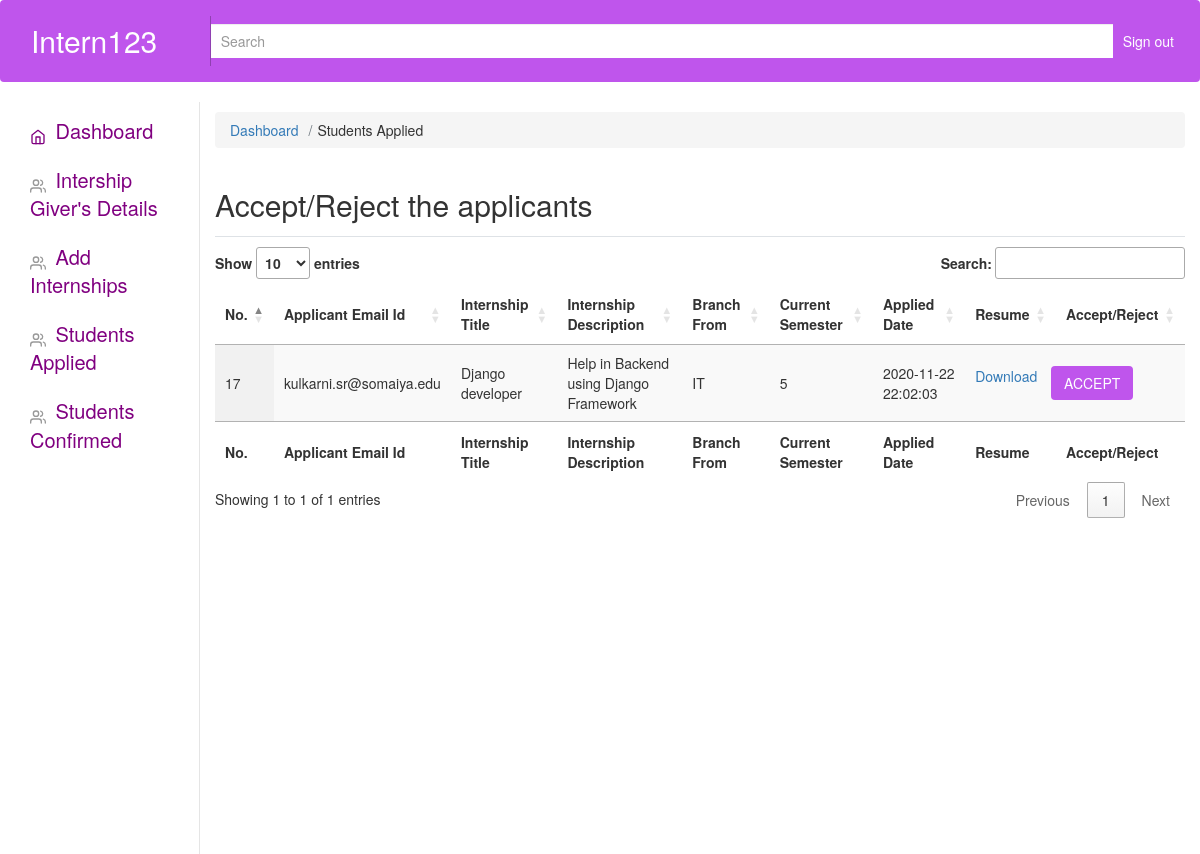
/teacher/students_applied.php (signed in), run on the app's committed database.
### tables this page shows
CREATE TABLE `internship_apply` (
  `apply_id` int(11) NOT NULL,
  `fname` text NOT NULL,
  `lname` text NOT NULL,
  `sem` text NOT NULL,
  `file` varchar(100) NOT NULL,
  `int_id` int(11) NOT NULL,
  `applicant_email` text NOT NULL,
  `date_applied` datetime NOT NULL DEFAULT current_timestamp(),
  `status` enum('NA','Accept','Reject') NOT NULL
);

CREATE TABLE `all_internships` (
  `id` int(255) NOT NULL,
  `email_id` text NOT NULL,
  `internship_title` text NOT NULL,
  `des` text NOT NULL,
  `branch` text NOT NULL,
  `apply_date` date NOT NULL
);

CREATE TABLE `signin_data` (
  `fname` varchar(30) NOT NULL,
  `lname` varchar(30) NOT NULL,
  `username` varchar(20) NOT NULL,
  `userpass` varchar(8) NOT NULL,
  `branch` varchar(20) NOT NULL,
  `rollnum` varchar(7) NOT NULL,
  `dob` date NOT NULL,
  `email` varchar(50) NOT NULL,
  `pno` int(11) NOT NULL,
  `gender` varchar(20) NOT NULL,
  `address` varchar(50) NOT NULL,
  `num_of_internships` int(11) NOT NULL DEFAULT 0
);

### teacher/students_applied.php (the view, shortened to what this page needs)
<?php include('include/header.php');   ?>
<?php include('include/sidebar.php');   ?>
        <main role="main" class="col-md-9 ml-sm-auto col-lg-10 pt-3 px-4">
        <nav aria-label="breadcrumb">
                 <ol class="breadcrumb">
                 <li class="breadcrumb-item"><a href="admindashboard.php">Dashboard</a></li>
                 <li class="breadcrumb-item"><a href="#"></a>Students Applied</li>
                 </ol>
               </nav>
          <div class="d-flex justify-content-between flex-wrap flex-md-nowrap align-items-center pb-2 mb-3 border-bottom">
          <h1 class="h2">Accept/Reject the applicants</h1>
          </div>
    <table id="example" class="display" style="width:100%">
        <thead>
            <tr>
            <th>No.</th>
                <th>Applicant Email Id</th>
                <th>Internship Title</th>
                <th>Internship Description</th>
                <th>Branch From</th>
                <th>Current Semester</th>
                <th>Applied Date</th>
                <th>Resume</th>
                <th>Accept/Reject</th>
            </tr>
        </thead>
        <tbody>
        <?php
            $user = $_SESSION['username'];
            include("config.php");
            $query2 = mysqli_query($conn, "select email_id from teachers_signin where username = '$user'");
            $email = mysqli_fetch_array($query2);
            $em = $email['email_id'];
            $query = mysqli_query($conn, "SELECT * FROM internship_apply INNER JOIN all_internships ON internship_apply.int_id=all_internships.id WHERE all_internships.email_id = '$em' AND internship_apply.status!= 'Accept'");
              while($row = mysqli_fetch_assoc($query)){
                  $app_em = $row['applicant_email'];
                  $query3 = mysqli_query($conn, "SELECT * FROM signin_data WHERE email = '$app_em'");
                  $stud_det = mysqli_fetch_array($query3);
          ?>
              <tr>
                 <td><?php  echo $row['apply_id'];  ?></td>
                 <td><?php  echo $row['applicant_email'];  ?></td>
                 <td><?php  echo $row['internship_title'];  ?></td>
                 <td><?php  echo $row['des'];  ?></td>
                 <td><?php  echo $stud_det['branch'];  ?></td>
                 <td><?php  echo $row['sem'];  ?></td>
                 <td><?php  echo $row['date_applied'];  ?></td>
                 <td><form action="">
                    <div class="form-group">
                    <a href="http://localhost/wpfile/miniproj-master/miniproj-master/resumes/<?php  echo $row['file'];?>">Download</a>
                    </div>
                  </form>
                </td>
                 <td>
                    <div class="row">
                    <div class="btn-group">
                      <a onClick="return confirm('Please confirm accepting the selected student for this internship...');" href="send_accept_mail.php?id=<?php echo $row['apply_id'];?>" class="btn" style="background-color:#bf55ec; color:white;">ACCEPT</a>
                    </div>
                    </div>
                 </td>
              </tr>
            <?php   }  ?>
        </tbody>
        <tfoot>
            <tr>
            <th>No.</th>
                <th>Applicant Email Id</th>
                <th>Internship Title</th>
                <th>Internship Description</th>
                <th>Branch From</th>
                <th>Current Semester</th>
                <th>Applied Date</th>
                <th>Resume</th>
                <th>Accept/Reject</th>
            </tr>
        </tfoot>
    </table>
          </div>
      </div>
  </body>
</html>

### teacher/css/dashboard.css (style rules this page uses)
body { font-size: 0.875rem; }
.border-bottom { border-bottom: 1px solid #e5e5e5; }

### data on the page
internship_apply: apply_id "17", applicant_email "kulkarni.sr@somaiya.edu", all_internships.internship_title "Django developer", all_internships.des "Help in Backend using Django Framework", signin_data.branch "IT", sem "5", date_applied "2020-11-22 22:02:03"
